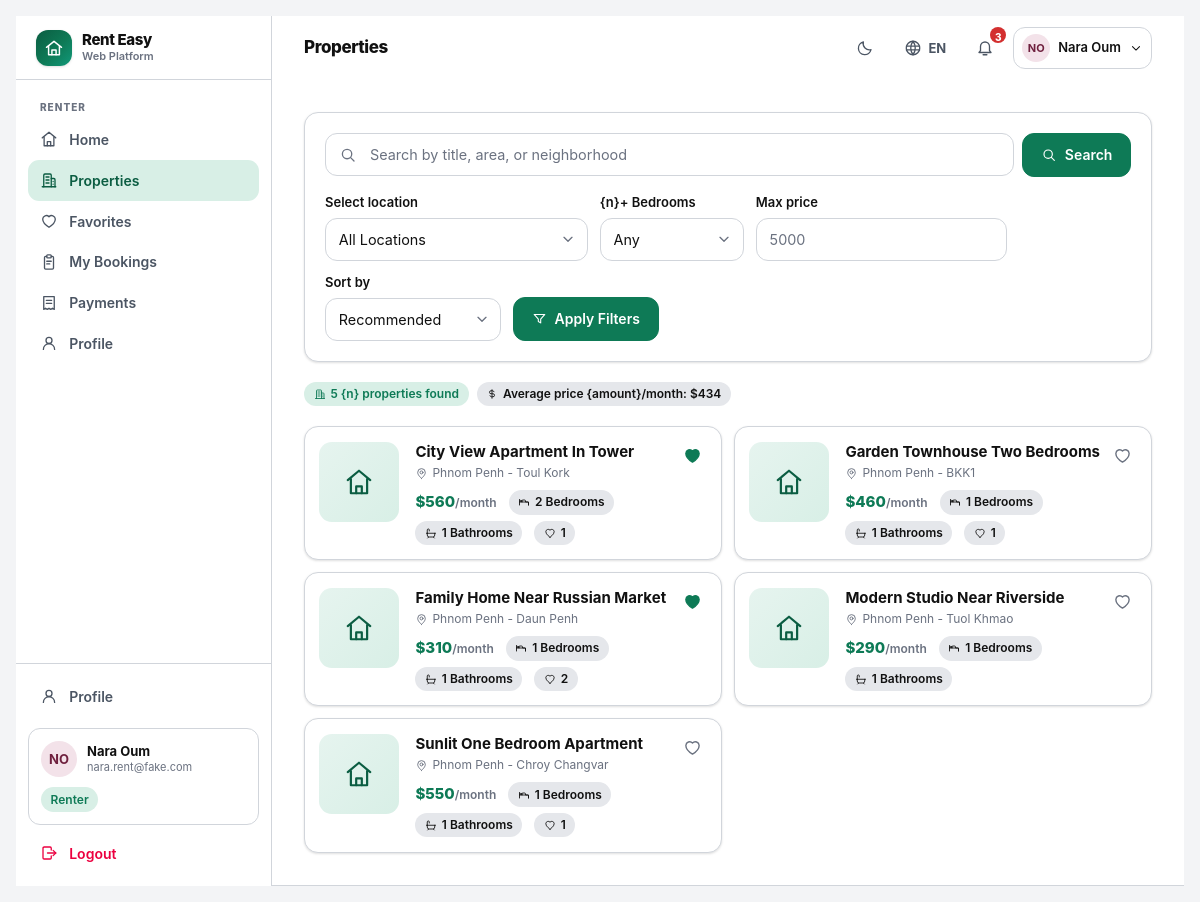
Page /rent/properties/ (signed in) on the committed database.
### accounts/models.py (models this page shows, shortened)
class User(AbstractBaseUser, PermissionsMixin):
    email = models.EmailField(unique=True, max_length=254)
    username = models.CharField(max_length=30, unique=True, validators=[USERNAME_VALIDATOR])
    full_name = models.CharField(max_length=120, blank=True)
    role = models.CharField(max_length=16, choices=Role.choices, default=Role.RENTER, db_index=True)
    is_active = models.BooleanField(default=True)
    is_staff = models.BooleanField(default=False)
    date_joined = models.DateTimeField(default=timezone.now)
    last_login_at = models.DateTimeField(null=True, blank=True)
    objects = UserManager()
    USERNAME_FIELD = "email"
    REQUIRED_FIELDS = ["username"]
    class Meta:
        ordering = ["full_name", "email"]
        indexes = [models.Index(fields=["role", "is_active"])]
    @property
    def display_name(self) -> str:
        return self.full_name.strip() or self.username or self.email
    @property
    def is_renter(self) -> bool:
        return self.role == Role.RENTER
    @property
    def avatar_hue(self) -> int:
        digest = sum(ord(c) for c in self.email)
        return (digest * 37) % 360

### listings/models.py (models this page shows, shortened)
class Property(models.Model):
    title = models.CharField(max_length=160)
    location = models.CharField(max_length=160, db_index=True)
    price_per_month = models.DecimalField(
        max_digits=10, decimal_places=2, validators=[MinValueValidator(0)], db_index=True
    )
    bedrooms = models.PositiveSmallIntegerField(default=1)
    bathrooms = models.PositiveSmallIntegerField(default=1)
    description = models.TextField(blank=True)
    owner = models.ForeignKey(settings.AUTH_USER_MODEL, on_delete=models.CASCADE, related_name="properties")
    created_at = models.DateTimeField(default=timezone.now)
    updated_at = models.DateTimeField(auto_now=True)
    objects = PropertyQuerySet.as_manager()
    class Meta:
        ordering = ["-created_at"]
        indexes = [
            models.Index(fields=["owner", "-created_at"]),
            models.Index(fields=["location", "price_per_month"]),
        ]
    @property
    def price_display(self) -> str:
        return "${:,.0f}".format(float(self.price_per_month or 0))

### listings/views.py (the view)
# urls.py: path("rent/properties/", views.renter_browse, name="renter_browse"),
@require_GET
@login_required
@role_guard("is_renter")
def renter_browse(request):
    form = PropertyFilterForm(request.GET or None)
    data = form.cleaned_data if form.is_bound and form.is_valid() else {}
    if not form.is_valid():
        form = PropertyFilterForm()
    queryset = (
        Property.objects.select_related("owner")
        .filter(owner__role=Role.OWNER)
        .for_renter(request.user)
        .annotate(favorite_count=_count_favorites(), booking_count=_count_bookings())
    )
    query = (data.get("q") or "").strip()
    if query:
        queryset = queryset.filter(Q(title__icontains=query) | Q(location__icontains=query) | Q(description__icontains=query))
    location = (data.get("location") or "").strip()
    if location and location != ALL_LOCATIONS:
        queryset = queryset.filter(location__iexact=location)
    min_bedrooms = data.get("min_bedrooms") or 0
    if min_bedrooms:
        queryset = queryset.filter(bedrooms__gte=min_bedrooms)
    max_price = data.get("max_price")
    if max_price is not None:
        queryset = queryset.filter(price_per_month__lte=Decimal(str(max_price)))
    sort = data.get("sort", "recommended")
    if sort == "price_low":
        queryset = queryset.order_by("price_per_month", "title")
    elif sort == "price_high":
        queryset = queryset.order_by("-price_per_month", "title")
    elif sort == "bedrooms":
        queryset = queryset.order_by("-bedrooms", "price_per_month")
    else:
        queryset = queryset.order_by("-created_at", "title")
    properties = list(queryset)
    favorite_ids = set(
        Favorite.objects.filter(user=request.user, property_id__in=[p.pk for p in properties]).values_list(
            "property_id", flat=True
        )
    )
    active_booking_property_ids = set(
        Booking.objects.filter(
            renter=request.user,
            property_id__in=[p.pk for p in properties],
            status__in=[BookingStatus.PENDING, BookingStatus.APPROVED],
        ).values_list("property_id", flat=True)
    )
    locations = sorted({loc for loc in Property.objects.values_list("location", flat=True) if loc})
    price_bounds = Property.objects.aggregate(lo=Min("price_per_month"), hi=Max("price_per_month"))
    summary = properties and properties or []
    avg_price = sum(float(p.price_per_month) for p in summary) / len(summary) if summary else 0.0
    return render(
        request,
        "listings/renter_browse.html",
        {
            "properties": properties,
            "favorite_ids": favorite_ids,
            "active_booking_property_ids": active_booking_property_ids,
            "filter_form": form,
            "locations": locations,
            "all_locations_token": ALL_LOCATIONS,
            "avg_price": avg_price,
            "sort_choices": PropertyFilterForm.SORT_CHOICES,
            "price_floor": float(price_bounds["lo"] or MIN_PRICE_FLOOR),
            "price_ceiling": float(price_bounds["hi"] or MAX_PRICE_CEILING),
            "max_ceiling": float(MAX_PRICE_CEILING),
            "query": query,
            "selected_location": location,
            "selected_sort": sort,
            "min_bedrooms": min_bedrooms,
            "max_price": max_price,
        },
    )

### templates/listings/renter_browse.html (shortened to what this page needs)
{% extends "base.html" %}
{% load ui humanize %}
{% block page_title %}{% t 'properties' %}{% endblock %}
{% block content %}
{% url 'listings:renter_browse' as reset_url %}
<div class="space-y-5">
  <section class="app-card p-4 sm:p-5">
    <form method="get" class="space-y-4" data-validate>
      <div class="flex flex-col gap-2 sm:flex-row">
        <div class="relative flex-1">
          <span class="pointer-events-none absolute start-3.5 top-1/2 -translate-y-1/2 text-ink-3">{% icon "search" 18 %}</span>
          <input type="search" name="q" value="{{ query }}" class="form-input ps-11"
                 placeholder="{% t 'search_placeholder' %}" aria-label="{% t 'search' %}">
        </div>
        <div class="flex gap-2">
          <button type="submit" class="btn btn-primary flex-1 sm:flex-none">{% icon "search" 16 %} {% t 'search' %}</button>
        </div>
      </div>
      <div class="hidden flex-wrap items-end gap-3 lg:flex">
        <div class="min-w-[10rem]">
          <label class="form-label" for="id_location">{% t 'select_location' %}</label>
          <select name="location" id="id_location" class="form-input" data-auto-submit>
            <option value="{{ all_locations_token }}">{% t 'all_locations' %}</option>
          </select>
        </div>
        <div class="min-w-[9rem]">
          <label class="form-label" for="id_min_bedrooms">{% t 'bedrooms_min' %}</label>
          <select name="min_bedrooms" id="id_min_bedrooms" class="form-input" data-auto-submit>
            <option value="0">{% t 'any' %}</option>
          </select>
        </div>
        <div class="min-w-[9rem]">
          <label class="form-label" for="id_max_price">{% t 'max_price' %}</label>
          <input type="number" name="max_price" id="id_max_price" class="form-input" min="0" step="10"
                 value="{{ max_price|default_if_none:'' }}" placeholder="{{ max_ceiling|floatformat:0 }}">
        </div>
        <div class="min-w-[11rem]">
          <label class="form-label" for="id_sort">{% t 'sort_by' %}</label>
          <select name="sort" id="id_sort" class="form-input" data-auto-submit>
            <option value="recommended" {% if selected_sort == 'recommended' %}selected{% endif %}>{% t 'sort_recommended' %}</option>
          </select>
        </div>
        <button type="submit" class="btn btn-primary">{% icon "filter" 15 %} {% t 'apply_filters' %}</button>
      </div>
    </form>
  </section>
  <div class="flex flex-wrap items-center gap-2 text-[13px]">
    <span class="pill pill-approved">{% icon "building" 12 %} {{ properties|length }} {% t 'properties_found' %}</span>
    {% if properties %}
      <span class="pill pill-neutral">{% icon "dollar" 12 %} {% t 'average_price' %}: {{ avg_price|usd }}</span>
    {% endif %}
  </div>
  {% if properties %}
    <div class="grid gap-3 sm:grid-cols-2 xl:grid-cols-3" data-favorites-list>
      {% for property in properties %}
        {% include "partials/_property_card.html" with favorite_ids=favorite_ids active_booking_property_ids=active_booking_property_ids show_favorite=True %}
      {% endfor %}
    </div>
  {% else %}
    {% include "partials/_empty.html" with icon="search" title='no_properties_match'|t subtitle='filter_properties'|t action_url=reset_url action_label='reset'|t %}
  {% endif %}
</div>
{% endblock %}

### templates/base.html (shortened to what this page needs)
{% load static ui i18n %}<!doctype html>
<html lang="{{ LANG }}" class="{% if IS_DARK %}dark{% endif %}">
<head>
<link rel="stylesheet" href="{% static 'css/app.css' %}">
</head>
<body class="min-h-screen bg-canvas text-ink font-sans antialiased">
<div class="flex min-h-screen">
  {% if user.is_authenticated %}
  <aside class="hidden lg:flex lg:w-64 xl:w-72 shrink-0 flex-col border-r border-hairline bg-surface">
    <div class="flex h-16 items-center gap-2.5 border-b border-hairline px-5">
      <span class="grid h-9 w-9 place-items-center rounded-xl hero-gradient text-white shadow-sm">{% icon "logo" 20 %}</span>
      <span class="flex flex-col leading-tight">
        <span class="text-[15px] font-extrabold tracking-tight">{{ SITE_NAME }}</span>
        <span class="text-[11px] font-semibold text-ink-3">{% t 'platform_tag' %}</span>
      </span>
    </div>
    {% include "partials/_nav_sidebar.html" %}
  </aside>
  {% endif %}
  <div class="flex min-w-0 flex-1 flex-col">
    {% if user.is_authenticated %}
<header class="sticky top-0 z-40 border-b border-hairline bg-surface/95 backdrop-blur">
  <div class="flex h-16 items-center gap-3 px-4 sm:px-6 lg:px-8">
    <div class="min-w-0">
      <h1 class="truncate text-[17px] font-extrabold tracking-tight">{% block page_title %}{% t 'home' %}{% endblock %}</h1>
    </div>
    <div class="ms-auto flex items-center gap-1.5 sm:gap-2">
      {% include "partials/_preferences_inline.html" %}
      {% include "partials/_notifications.html" %}
      <div class="relative" data-dropdown>
        <button type="button" data-dropdown-toggle
                class="flex items-center gap-2 rounded-xl border border-hairline px-2 py-1.5 hover:border-primary transition-colors"
                aria-haspopup="true" aria-expanded="false">
          <span class="grid h-7 w-7 place-items-center rounded-full text-[11px] font-bold"
                style="background-color: hsl({{ user.avatar_hue }} 42% 92%); color: hsl({{ user.avatar_hue }} 55% 28%);">
            {{ user.display_name|initials }}
          </span>
          <span class="hidden text-[13px] font-semibold sm:block">{{ user.display_name }}</span>
          {% icon "chevron-down" 14 %}
        </button>
            <span class="pill pill-approved mt-2">{% role_label user.role as rl %}{{ rl.label }}</span>
      </div>
    </div>
  </div>
    {% endif %}
    <main id="main" class="flex-1">
      {% block content_wrapper %}
        <div class="mx-auto w-full max-w-7xl px-4 py-6 sm:px-6 lg:px-8 lg:py-8">
          {% block content %}{% endblock %}
        </div>
      {% endblock %}
    </main>
  </div>
</div>
</body>
</html>

### templates/partials/_nav_sidebar.html (shortened to what this page needs)
{% load ui %}
<nav class="flex-1 overflow-y-auto px-3 py-4">
  {% if user.is_renter %}
    {% include "partials/_nav_group_renter.html" %}
  {% elif user.is_owner %}
    {% include "partials/_nav_group_owner.html" %}
  {% elif user.is_superadmin_role %}
    {% include "partials/_nav_group_console.html" %}
  {% endif %}
</nav>
<div class="border-t border-hairline p-3">
  <a href="{% url 'profile' %}" class="nav-item {% nav_active 'profile' 'role_select' %}">
    {% icon "user" 18 %}
    <span class="flex-1 truncate">{% t 'profile' %}</span>
  </a>
  <div class="mt-3 rounded-xl border border-hairline bg-surface-2 p-3">
    <div class="flex items-center gap-2.5">
      <span class="grid h-9 w-9 shrink-0 place-items-center rounded-full text-[13px] font-bold"
            style="background-color: hsl({{ user.avatar_hue }} 42% 92%); color: hsl({{ user.avatar_hue }} 55% 28%);">
        {{ user.display_name|initials }}
      </span>
      <span class="min-w-0 flex-1">
        <span class="block truncate text-[13px] font-bold leading-tight">{{ user.display_name }}</span>
        <span class="block truncate text-[11px] text-ink-3">{{ user.email }}</span>
      </span>
    </div>
    <span class="pill pill-approved mt-2.5">{% role_label user.role as rl %}{{ rl.label }}</span>
  </div>
  <form method="post" action="{% url 'logout' %}" class="mt-2">
    <button type="submit" class="nav-item w-full text-rose-600 hover:bg-rose-50 hover:text-rose-700 dark:text-rose-400 dark:hover:bg-rose-950/40">
      {% icon "logout" 18 %}
      <span>{% t 'logout' %}</span>
    </button>
  </form>
</div>

### templates/partials/_property_card.html (shortened to what this page needs)
{% load ui %}
<a href="{% url 'listings:detail' property.pk %}" class="property-card group {% if is_booked or active_booking_property_ids and property.pk in active_booking_property_ids %}opacity-75{% endif %}"
   data-property-id="{{ property.pk }}"
   data-favorited="{% if property.pk in favorite_ids %}1{% else %}0{% endif %}">
  <span class="property-thumb">{% icon "home" 30 %}</span>
  <span class="min-w-0 flex-1">
    <span class="flex items-start gap-2">
      <span class="min-w-0 flex-1">
        <span class="block truncate text-[15px] font-bold leading-snug text-ink group-hover:text-primary">{{ property.title }}</span>
        <span class="mt-0.5 flex items-center gap-1 truncate text-[12px] text-ink-3">
          {% icon "map-pin" 13 %}<span class="truncate">{{ property.location }}</span>
        </span>
      </span>
      {% if show_favorite %}
        <span class="shrink-0" onclick="event.preventDefault();event.stopPropagation();">
          <button type="button"
                  class="btn btn-ghost btn-icon -m-1.5 {% if property.pk in favorite_ids %}text-primary{% else %}text-ink-3{% endif %}"
                  data-favorite-toggle
                  data-keep-on-screen="{% if is_favorites_page %}1{% endif %}"
                  href="{% url 'listings:toggle_favorite' property.pk %}"
                  aria-pressed="{% if property.pk in favorite_ids %}true{% else %}false{% endif %}"
                  aria-label="{% t 'favorite' %} / {% t 'remove_favorite' %}">
            {% if property.pk in favorite_ids %}{% icon "heart-filled" 19 %}{% else %}{% icon "heart" 19 %}{% endif %}
          </button>
        </span>
      {% elif trailing %}
        <span class="shrink-0" onclick="event.preventDefault();event.stopPropagation();">{{ trailing }}</span>
      {% endif %}
    </span>
    <span class="mt-2 flex flex-wrap items-center gap-x-3 gap-y-1.5">
      <span class="text-[15px] font-extrabold text-primary">{{ property.price_display }}<span class="text-[12px] font-semibold text-ink-3">/{% t 'month' %}</span></span>
      <span class="pill pill-neutral">{% icon "bed" 12 %} {{ property.bedrooms }} {% t 'bedrooms' %}</span>
      <span class="pill pill-neutral">{% icon "bath" 12 %} {{ property.bathrooms }} {% t 'bathrooms' %}</span>
      {% if property.favorite_count %}<span class="pill pill-neutral">{% icon "heart" 12 %} {{ property.favorite_count }}</span>{% endif %}
    </span>
  </span>
</a>

### rows in the picture
User: display_name|initials "NO", display_name "Nara Oum", email "nara.rent@fake.com", label "Renter"
Property: title "City View Apartment In Tower", location "Phnom Penh - Toul Kork", price_display "$560", t "month", bedrooms "2", t "Bedrooms", bathrooms "1", t "Bathrooms", favorite_count "1"
Property: title "Garden Townhouse Two Bedrooms", location "Phnom Penh - BKK1", price_display "$460", t "month", bedrooms "1", t "Bedrooms", bathrooms "1", t "Bathrooms", favorite_count "1"
Property: title "Family Home Near Russian Market", location "Phnom Penh - Daun Penh", price_display "$310", t "month", bedrooms "1", t "Bedrooms", bathrooms "1", t "Bathrooms", favorite_count "2"
Property: title "Modern Studio Near Riverside", location "Phnom Penh - Tuol Khmao", price_display "$290", t "month", bedrooms "1", t "Bedrooms", bathrooms "1", t "Bathrooms"
Property: title "Sunlit One Bedroom Apartment", location "Phnom Penh - Chroy Changvar", price_display "$550", t "month", bedrooms "1", t "Bedrooms", bathrooms "1", t "Bathrooms", favorite_count "1"

### other values in the picture
{{ SITE_NAME }} "Rent Easy"
{{ LANG|upper }} "EN"
{{ unread_count }} "3"
{{ properties|length }} "5"
{{ avg_price|usd }} "$434"
